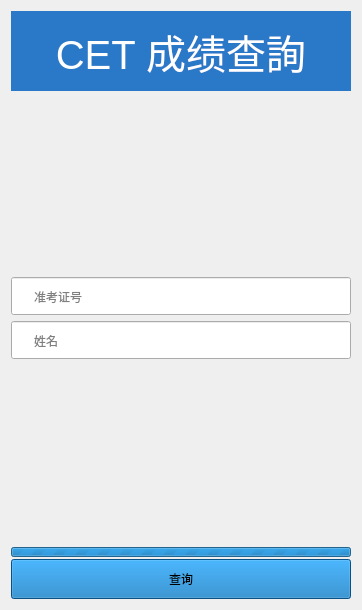
<?xml version="1.0" encoding="UTF-8"?>
<ui version="4.0">
 <class>CETCheck</class>
 <widget class="QWidget" name="CETCheck">
  <property name="geometry">
   <rect>
    <x>0</x>
    <y>0</y>
    <width>362</width>
    <height>610</height>
   </rect>
  </property>
  <property name="windowTitle">
   <string>Form</string>
  </property>
  <layout class="QVBoxLayout" name="verticalLayout_3">
   <item>
    <widget class="QLabel" name="label">
     <property name="minimumSize">
      <size>
       <width>0</width>
       <height>80</height>
      </size>
     </property>
     <property name="font">
      <font>
       <pointsize>30</pointsize>
      </font>
     </property>
     <property name="styleSheet">
      <string notr="true">color:white;
background-color:#2a78c8;</string>
     </property>
     <property name="text">
      <string>CET 成绩查詢</string>
     </property>
     <property name="alignment">
      <set>Qt::AlignCenter</set>
     </property>
    </widget>
   </item>
   <item>
    <spacer name="verticalSpacer_2">
     <property name="orientation">
      <enum>Qt::Vertical</enum>
     </property>
     <property name="sizeType">
      <enum>QSizePolicy::Fixed</enum>
     </property>
     <property name="sizeHint" stdset="0">
      <size>
       <width>20</width>
       <height>180</height>
      </size>
     </property>
    </spacer>
   </item>
   <item>
    <layout class="QVBoxLayout" name="verticalLayout_2">
     <item>
      <widget class="QLineEdit" name="text_number">
       <property name="styleSheet">
        <string notr="true">padding:10px 20px;</string>
       </property>
       <property name="placeholderText">
        <string>准考证号</string>
       </property>
      </widget>
     </item>
     <item>
      <widget class="QLineEdit" name="text_name">
       <property name="styleSheet">
        <string notr="true">padding:10px 20px;</string>
       </property>
       <property name="placeholderText">
        <string>姓名</string>
       </property>
      </widget>
     </item>
     <item>
      <spacer name="verticalSpacer">
       <property name="orientation">
        <enum>Qt::Vertical</enum>
       </property>
       <property name="sizeHint" stdset="0">
        <size>
         <width>20</width>
         <height>40</height>
        </size>
       </property>
      </spacer>
     </item>
     <item>
      <layout class="QVBoxLayout" name="verticalLayout">
       <property name="spacing">
        <number>2</number>
       </property>
       <item>
        <widget class="QProgressBar" name="pgs_waitting">
         <property name="maximumSize">
          <size>
           <width>16777215</width>
           <height>10</height>
          </size>
         </property>
         <property name="maximum">
          <number>0</number>
         </property>
        </widget>
       </item>
       <item>
        <widget class="QPushButton" name="btn_query">
         <property name="styleSheet">
          <string notr="true">padding:10px 0;
background-color:#0c72ba;</string>
         </property>
         <property name="text">
          <string>查询</string>
         </property>
        </widget>
       </item>
      </layout>
     </item>
    </layout>
   </item>
  </layout>
 </widget>
 <resources/>
 <connections/>
</ui>
